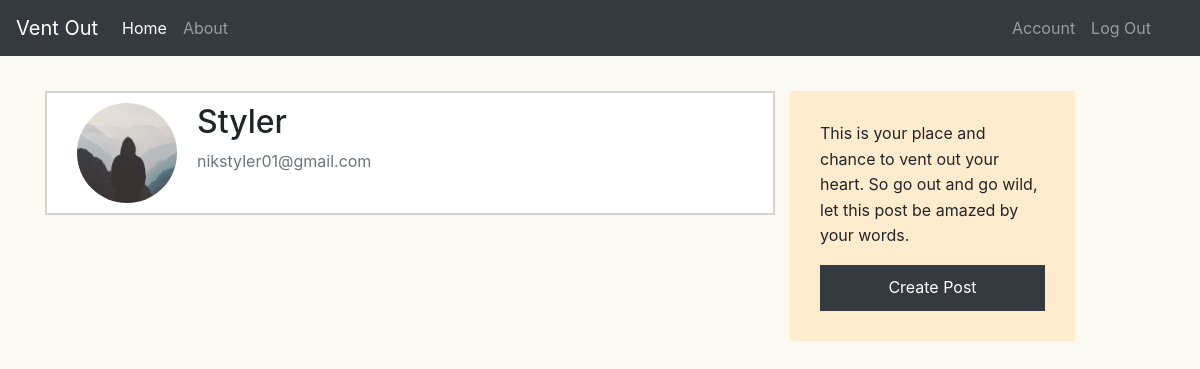
/account (signed in), run on an earlier commit of the app's database.
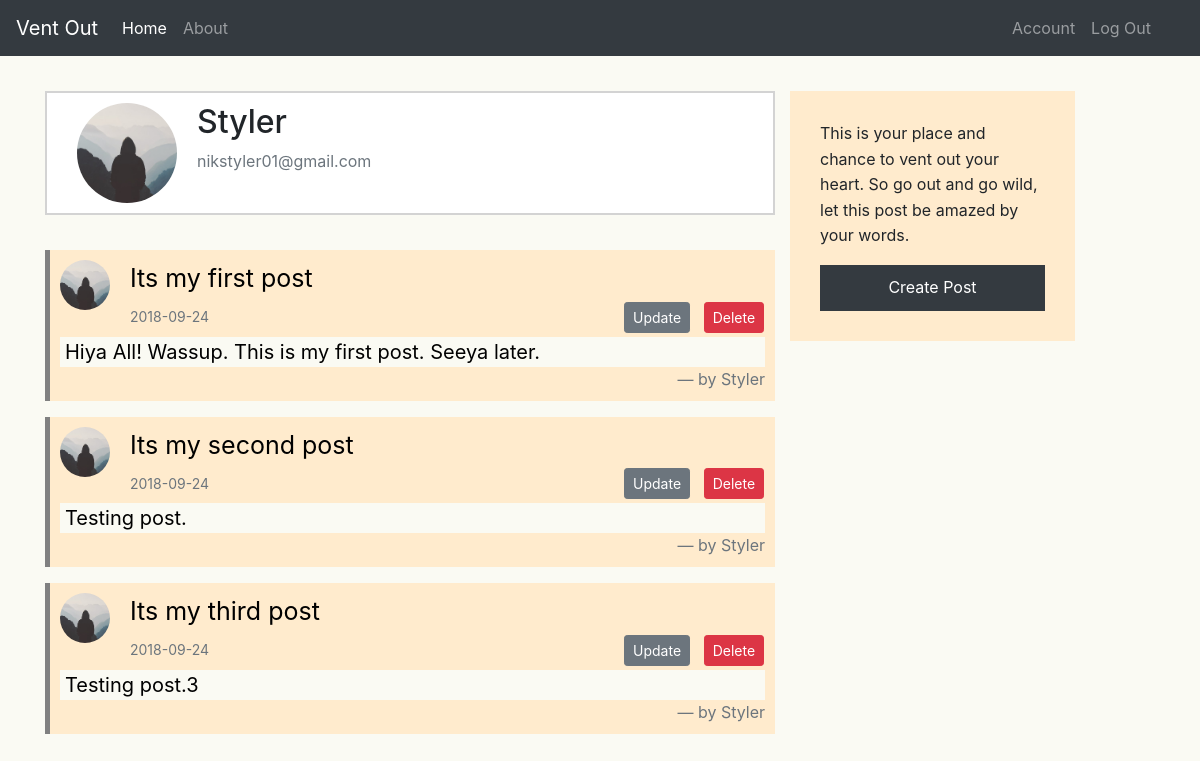
And on a later commit of the database.
### ventout/models.py (models this page shows, shortened)
class User(db.Model, UserMixin):
    id = db.Column(db.Integer, primary_key=True)
    username = db.Column(db.String(20), unique=True, nullable=False)
    email = db.Column(db.String(120), unique=True, nullable=False)
    image_file = db.Column(db.String(20), nullable=False,
                           default='default.jpg')
    password = db.Column(db.String(60), nullable=False)
    posts = db.relationship('Post', backref='author', lazy=True)

class Post(db.Model):
    id = db.Column(db.Integer, primary_key=True)
    title = db.Column(db.String(100), nullable=False)
    date_posted = db.Column(db.DateTime, nullable=False,
                            default=datetime.utcnow)
    content = db.Column(db.Text, nullable=False)
    user_id = db.Column(db.Integer, db.ForeignKey('user.id'), nullable=False)

### ventout/routes.py (the view)
@app.route("/account")
@login_required
def account():
    my_posts = Post.query.filter_by(user_id=current_user.id).all()
    image_file = url_for(
        'static', filename='profile_pics/' + current_user.image_file)
    return render_template('account.html', title='account', image_file=image_file, posts=my_posts)

### ventout/models.py (called while the page is built)
@login_manager.user_loader
def load_user(user_id):
    return User.query.get(int(user_id))

### ventout/templates/account.html
{% extends "layout.html" %}
{% block content %}
<div class="contaienr margin-top">
    <div class="media">
        <img class="rounded-circle account-img" src="{{ image_file }}">
        <div class="media-body">
            <h2 class="account-heading">{{ current_user.username }}</h2>
            <p class="text-secondary">{{ current_user.email }}</p>
        </div>
    </div>
    <div class="margin-top">
        {% for post in posts %}
        <blockquote class="blockquote">
            <img class="rounded-circle post-image" src="{{ url_for('static', filename='profile_pics/'+post.author.image_file) }}">
            <header class="post-title">{{ post.title }}</header>
            <small style="display:inline-block" class="text-muted small">{{ post.date_posted.strftime('%Y-%m-%d') }}</small>
            {% if post.author == current_user %}
            <div class="update-delete-btn">
                <a class="btn btn-secondary btn-sm m-1" href="{{ url_for('update_post', post_id=post.id) }}">Update</a>
                <form style="display:inline-block" method="POST" id="delete-post" action="{{ url_for('delete_post', post_id=post.id) }}">
                    <button type="submit" class="btn btn-danger btn-sm m-1">Delete</button>
                </form>
            </div>
            {% endif %}
            <p class="default-background mb-0 post-content" style="padding: 0 5px 0 5px">{{ post.content }}</p>
            <footer class="blockquote-footer">by {{ post.author.username }}</footer>
        </blockquote>
        {% endfor %}
    </div>
</div>
{% endblock %}

### ventout/templates/layout.html (shortened to what this page needs)
<!DOCTYPE html>
<html>
<head>
    <link rel="stylesheet" href="https://stackpath.bootstrapcdn.com/bootstrap/4.1.3/css/bootstrap.min.css"
>
    <link rel="stylesheet" type="text/css" href="{{ url_for('static', filename='main.css') }}">
</head>
<body class="default-background">
    <header class="site-header">
        <nav class="navbar navbar-expand-sm bg-dark navbar-dark">
            <a class="navbar-brand" href="{{ url_for('home') }}">Vent Out</a>
            <ul class="nav navbar-nav">
                <li class="nav-item active">
                    <a class="nav-link" href="{{ url_for('home') }}">Home</a>
                </li>
                <li class="nav-item">
                    <a class="nav-link" href="{{ url_for('about') }}">About</a>
                </li>
            </ul>
            <ul class="nav navbar-nav navbar-right ml-auto" style="margin-right:25px">
                {% if current_user.is_authenticated %}
                <li class="nav-item">
                    <a class="nav-link" href="{{ url_for('account') }}">Account</a>
                </li>
                <li class="nav-item">
                    <a class="nav-link" href="{{ url_for('logout') }}">Log Out</a>
                </li>
                {% endif %}
            </ul>
        </nav>
    </header>
    <main role="main" class="container">
        <div class="row">
            <div class="col-md-8">
                {% block content %}
                {% endblock%}
            </div>
            <aside class="col-md-3">
                <div class="content-section">
                    <p>
                        This is your place and chance to vent out your heart. So go out and go wild, let this post be
                        amazed by
                        your words.
                    </p>
                    {% if current_user.is_authenticated %}
                        <a href="{{ url_for('new_post') }}"><button>Create Post</button></a>
                    {% else %}
                        <a href="{{ url_for('login') }}"><button>Create Post</button></a>
                    {% endif %}
                </div>
            </aside>
        </div>
    </main>
</body>
</html>

### ventout/static/main.css (style rules this page uses)
.blockquote { border-left: 5px solid gray; padding-left: 35px; background-color: blanchedalmond; color: black; padding: 10px; }
.margin-top { margin-top: 35px; }
.col-md-3 { margin-top: 35px; height: 250px; background-color: blanchedalmond; padding: 30px; line-height: 1.6; }
.content-section button { width: 100%; padding: 10px 5px; background-color: #343a40; color: white; border: none; }
.account-img { width: 100px; height: 100px; margin: 0px 20px; }
.post-image { width: 50px; height: 50px; float: left; margin: 0px 20px 0px 0px; }
.media { background-color: white; border: 2px solid lightgray; padding: 10px; }
.default-background { background-color: #fafaf3; }
.blockquote-footer { text-align: right; }
.small { font-size: 14px; }
.post-title { font-size: 25px; }
.post-content { font-size: 20px; }
.update-delete-btn { display: inline-block; position: relative; left: 57.5%; }

What changed in the data, as far as the page shows it:
added Post: image_file (placeholder picture), title "Its my first post", date_posted "2018-09-24", content "Hiya All! Wassup. This is my first post. Seeya later.", author.username "Styler"
added Post: image_file (placeholder picture), title "Its my second post", date_posted "2018-09-24", content "Testing post.", author.username "Styler"
added Post: image_file (placeholder picture), title "Its my third post", date_posted "2018-09-24", content "Testing post.3", author.username "Styler"
